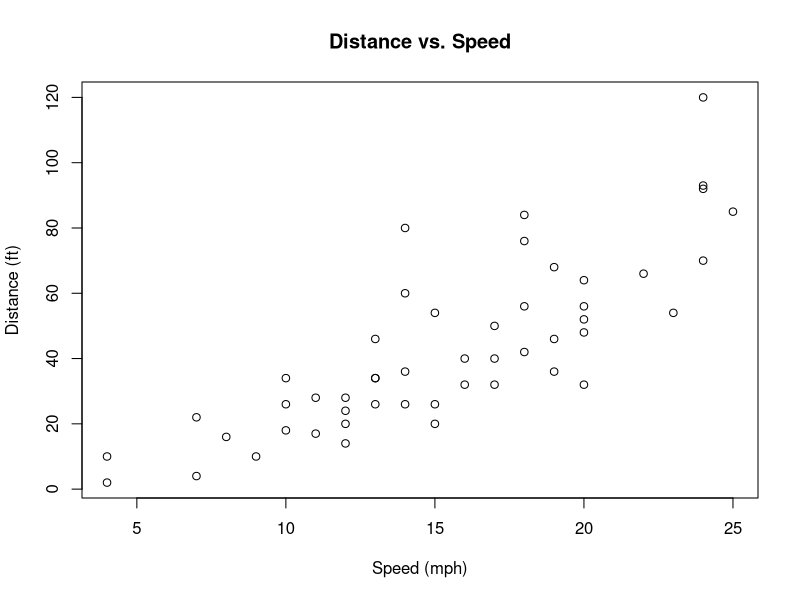
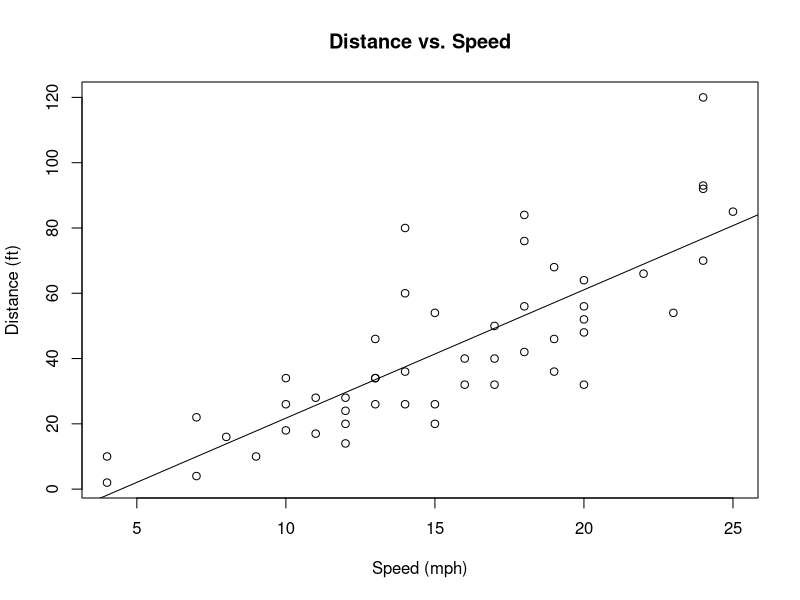
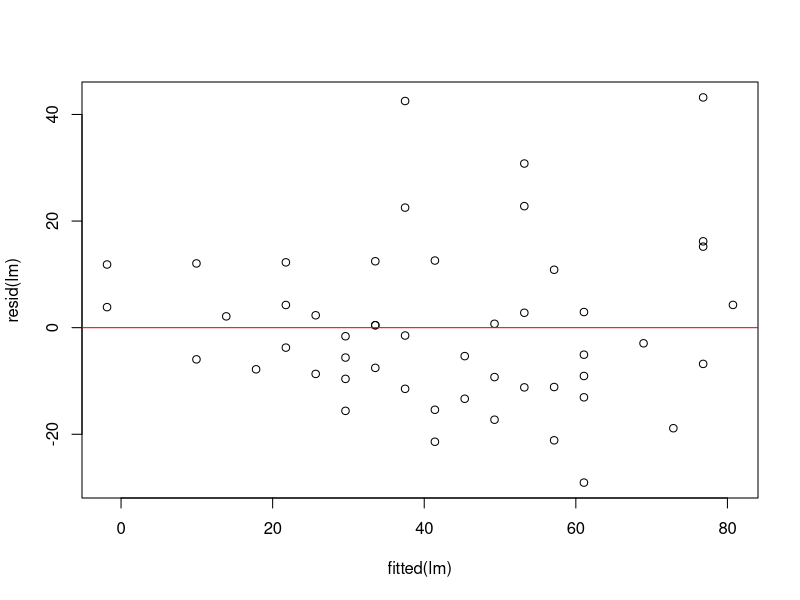
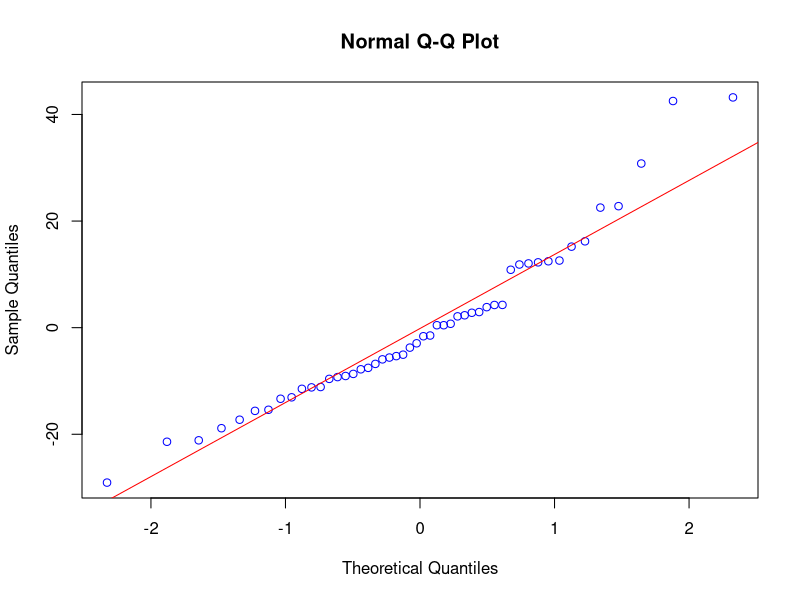

Here is the R script that generated these plots, in order:
## ---- chunk 1
knitr::opts_chunk$set(echo = TRUE)
## ---- chunk 2
attach(cars)
summary(cars)
## ---- chunk 3
plot(speed, dist, xlab='Speed (mph)', ylab='Distance (ft)', 
     main='Distance vs. Speed')
## ---- chunk 4
lm <- lm(dist ~ speed, data=cars)
summary(lm)
## ---- chunk 5
plot(speed, dist, xlab='Speed (mph)', ylab='Distance (ft)', 
     main='Distance vs. Speed')
abline(lm)
## ---- chunk 6
plot(fitted(lm), resid(lm))
abline(a=0, b=0, col='red')
## ---- chunk 7
qqnorm(resid(lm), col='blue')
qqline(resid(lm), col='red')
